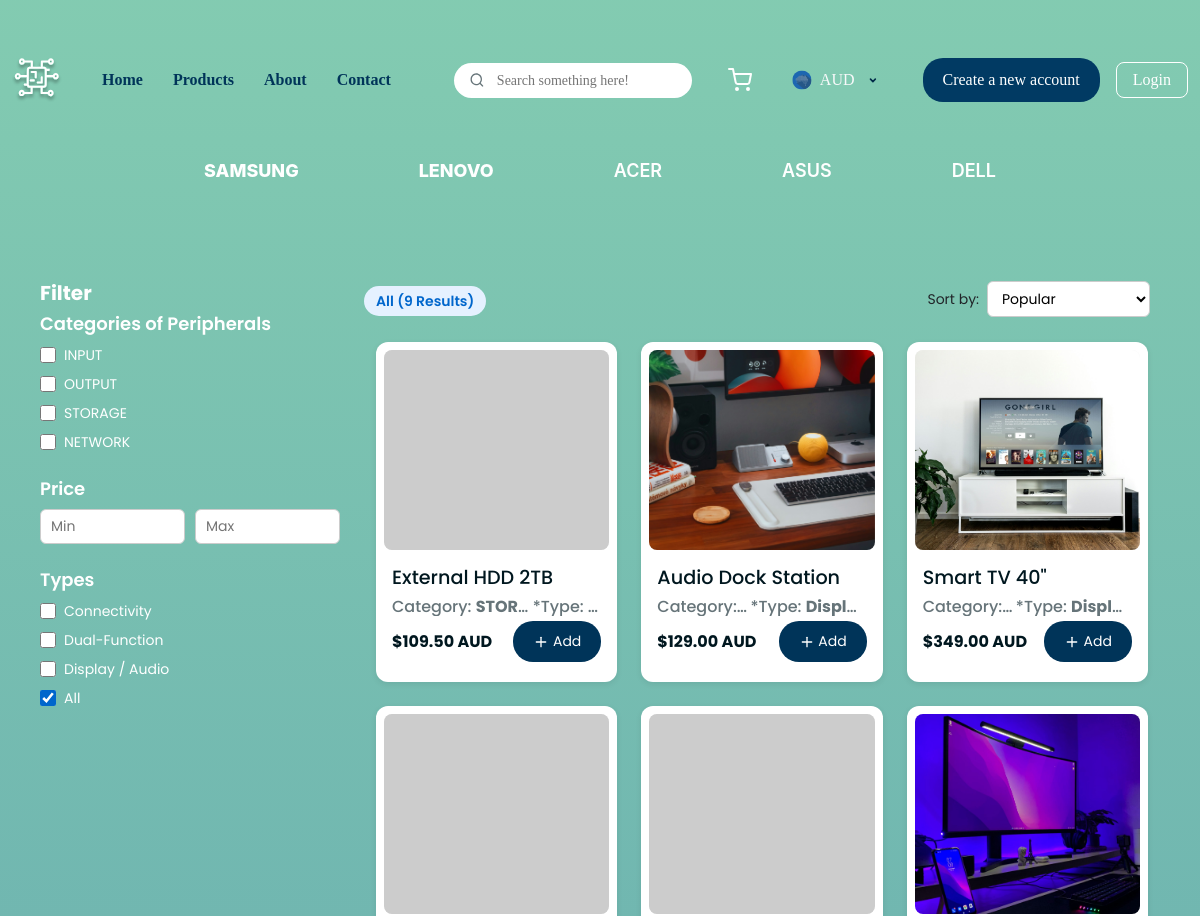
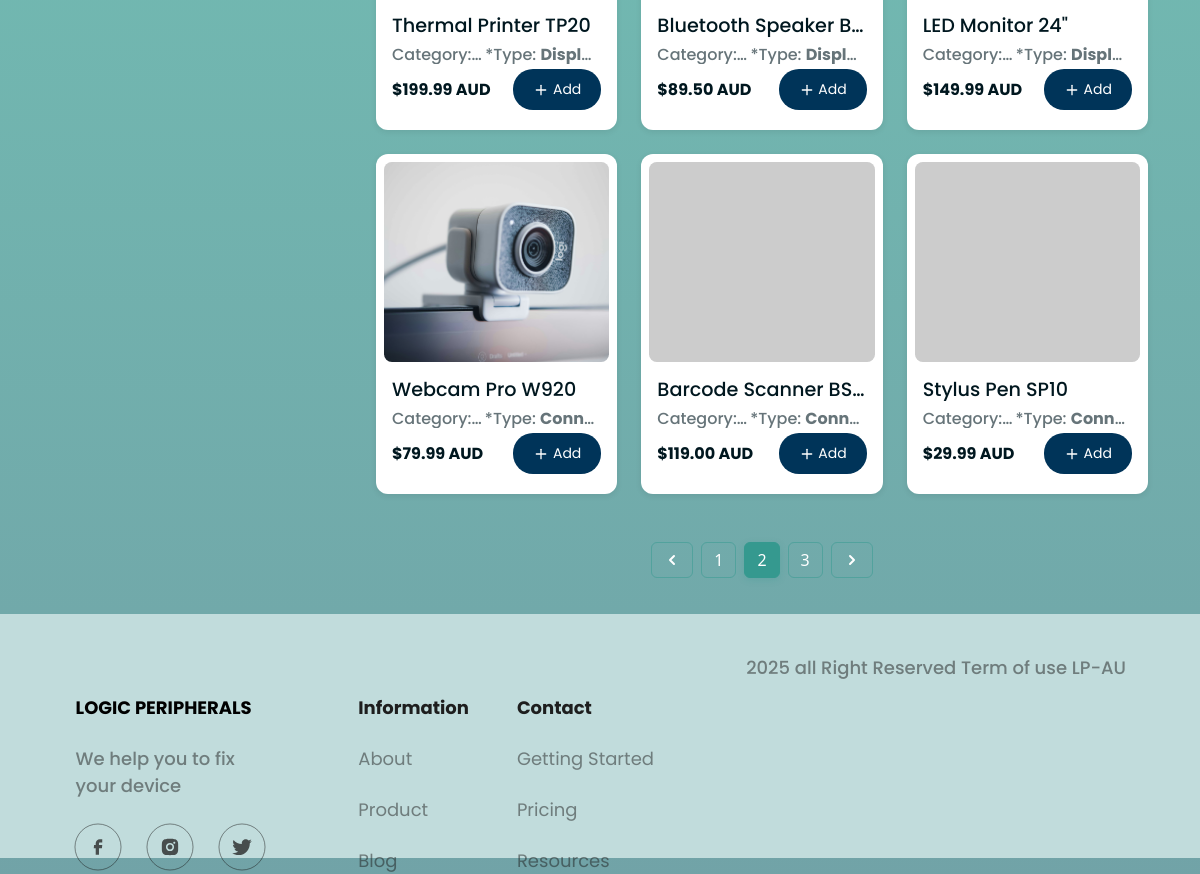
The page /products?page_num=2 on the database its author committed (2 pictures, top to bottom).
### tables this page shows
CREATE TABLE IF NOT EXISTS `lpa_category` (
  `lpa_category_ID` int NOT NULL AUTO_INCREMENT,
  `lpa_category_name` varchar(45) NOT NULL,
  `lpa_category_desc` text,
  PRIMARY KEY (`lpa_category_ID`),
  UNIQUE KEY `lpa_category_name_UNIQUE` (`lpa_category_name`)
);

CREATE TABLE IF NOT EXISTS `lpa_type` (
  `lpa_type_ID` int NOT NULL AUTO_INCREMENT,
  `lpa_type_name` varchar(45) NOT NULL,
  `lpa_type_desc` text,
  PRIMARY KEY (`lpa_type_ID`),
  UNIQUE KEY `lpa_type_name_UNIQUE` (`lpa_type_name`)
);

CREATE TABLE IF NOT EXISTS `lpa_stock` (
  `lpa_stock_ID` bigint NOT NULL,
  `lpa_stock_name` varchar(250) NOT NULL,
  `lpa_stock_slug` varchar(255) NOT NULL,
  `lpa_stock_desc` text,
  `lpa_stock_features` text NOT NULL,
  `lpa_stock_onhand` varchar(5) DEFAULT NULL,
  `lpa_stock_price` decimal(7,2) DEFAULT '0.00',
  `lpa_stock_image` longtext,
  `lpa_stock_status` char(1) DEFAULT 'P',
  `lpa_stock_publish_at` datetime DEFAULT NULL,
  `lpa_fk_category_ID` int NOT NULL,
  `lpa_fk_type_ID` int NOT NULL,
  `lpa_invitem_inv_no` varchar(20) NOT NULL,
  PRIMARY KEY (`lpa_stock_ID`),
  UNIQUE KEY `lpa_stock_slug_UNIQUE` (`lpa_stock_slug`),
  KEY `fk_lpa_stock_lpa_category_idx` (`lpa_fk_category_ID`),
  KEY `fk_lpa_stock_lpa_type1_idx` (`lpa_fk_type_ID`),
  CONSTRAINT `fk_lpa_stock_lpa_category` FOREIGN KEY (`lpa_fk_category_ID`) REFERENCES `lpa_category` (`lpa_category_ID`),
  CONSTRAINT `fk_lpa_stock_lpa_type1` FOREIGN KEY (`lpa_fk_type_ID`) REFERENCES `lpa_type` (`lpa_type_ID`)
);

### index.php (called while the page is built, shortened)
<?php
require_once 'includes/config.php';
require_once 'includes/router.php';

### includes/config.php (called while the page is built, shortened)
<?php
require_once APP_PATH . '/helpers/security.php';
function getProductImageUrl(?string $image): string
{
    if (!empty($image)) {
        $productPath = PRODUCT_IMAGE_PATH . $image;
        $testPath = PRODUCT_TEST_IMAGE_PATH . $image;
        if (file_exists($testPath)) {
            return PRODUCT_TEST_IMAGE_URL . $image;
        }
    }
    return PRODUCT_PLACEHOLDER_URL;
}

### helpers/security.php (called while the page is built, shortened)
<?php
if (!function_exists('e')) {
    function e(mixed $value): string {
        return htmlspecialchars((string)$value, ENT_QUOTES | ENT_SUBSTITUTE, 'UTF-8');
    }
}

### pages/products.php (the view, shortened to what this page needs)
<?php
require_once 'includes/config.php';
require_once 'includes/pagination.php';
$conn = Database::getConnection();
$categoryStmt = $conn->prepare( "SELECT * FROM lpa_category");
$categoryStmt->execute();
$categories = $categoryStmt->fetchAll();
$typeStmt = $conn->prepare( "SELECT * FROM lpa_type");
$typeStmt->execute();
$types = $typeStmt->fetchAll();
$pageNum = isset($_GET['page_num']) && is_numeric($_GET['page_num']) ? (int)$_GET['page_num'] : 1;
$pageSize = 9;
$offset   = ($pageNum - 1) * $pageSize;
$baseFrom =
    " FROM lpa_stock s
                 JOIN lpa_category c ON s.lpa_fk_category_ID = c.lpa_category_ID
                 JOIN lpa_type t ON s.lpa_fk_type_ID = t.lpa_type_ID";
$productQuery = "SELECT s.*, c.lpa_category_name, t.lpa_type_name" . $baseFrom;
$countQuery   = "SELECT COUNT(*)" . $baseFrom;
$params     = [];
$conditions = ["(s.lpa_stock_status IN ('P','A','D') OR (s.lpa_stock_status = 'S' AND s.lpa_stock_publish_at <= NOW()))"];
if (!empty($conditions)) {
    $where = " WHERE " . implode(" AND ", $conditions);
    $productQuery .= $where;
    $countQuery   .= $where;
}
$productQuery .= match ($_GET['sort'] ?? '') {
    'price_low_high' => " ORDER BY s.lpa_stock_price ASC",
    'price_high_low' => " ORDER BY s.lpa_stock_price DESC",
    default => " ORDER BY s.lpa_stock_ID DESC",
};
$cacheHit = false;
$products = [];
$totalPages = 0;
if (!$cacheHit) {
    $countStmt = $conn->prepare($countQuery);
    $countStmt->execute($params);
    $totalProducts = (int)$countStmt->fetchColumn();
    $totalPages    = (int)ceil($totalProducts / $pageSize);
    $productQuery .= " LIMIT $offset, $pageSize";
    $productStmt = $conn->prepare($productQuery);
    $productStmt->execute($params);
    $products = $productStmt->fetchAll();
}
function renderProducts(array $products): string {
    foreach ($products as $product):
        $slug = $product['lpa_stock_slug'] ?? (string)$product['lpa_stock_ID'];
        $status = strtoupper((string)($product['lpa_stock_status'] ?? ''));
        $isUnavailable = $status === 'D';
        $cardClasses = 'product-card clickable-card ripple-container';
        $buttonClasses = 'btn btn-sm btn-outline-primary add-to-cart-btn';
        $buttonTitle = $isUnavailable ? 'Product unavailable for purchase' : 'Add to cart';
        ?>
        <div class="col mb-4">
            <div class="<?= htmlspecialchars($cardClasses, ENT_QUOTES) ?>" data-slug="<?= htmlspecialchars($slug) ?>" data-id="<?= htmlspecialchars($product['lpa_stock_ID']) ?>" data-status="<?= htmlspecialchars($status, ENT_QUOTES) ?>">
                <img src="<?= htmlspecialchars(getProductImageUrl($product['lpa_stock_image'] ?? '') ?? '') ?>" alt="<?= ($product['lpa_stock_name'] ?? '') ?>" loading="lazy">
                <div class="product-card-description">
                    <h3 class="text-truncate"><?= htmlspecialchars($product['lpa_stock_name']) ?></h3>
                    <div class="type-category-text">
                        <p class="text-truncate">
                            Category: <strong><?= e($product['lpa_category_name']) ?></strong><br>
                        </p>
                        <p>*</p>
                        <p class="text-truncate">
                            Type: <strong><?= e($product['lpa_type_name']) ?></strong>
                        </p>
                    </div>
                        <div class="product-card-add-cart">
                        <div class="price fw-bolder" data-price-aud="<?= number_format((float)$product['lpa_stock_price'], 2, '.', '') ?>">$<?= number_format((float)$product['lpa_stock_price'], 2) ?> AUD</div>
                        <button data-product-id="<?= htmlspecialchars($product['lpa_stock_ID']); ?>"
                                onclick="addToCartBtn(event)"
                                class="<?= htmlspecialchars($buttonClasses, ENT_QUOTES) ?>"
                                <?= $isUnavailable ? 'disabled aria-disabled="true"' : '' ?>
                                title="<?= htmlspecialchars($buttonTitle) ?>">
                            <svg xmlns="http://www.w3.org/2000/svg" width="16" height="16" viewBox="0 0 24 24" fill="none" stroke="currentColor" stroke-width="2" stroke-linecap="round" stroke-linejoin="round"><line x1="12" y1="5" x2="12" y2="19"></line><line x1="5" y1="12" x2="19" y2="12"></line></svg>
                            Add
                        </button>
                    </div>
                </div>
            </div>
        </div>
    <?php endforeach;
    return ob_get_clean();
}
$productsHtml   = renderProducts($products);
$paginationHtml = renderPagination($pageNum, $totalPages, $_GET);
?>
<form method="GET" id="filter-form" action="index.php">
    <div class="categories">
        <div class="filter-panel" id="filters">
            <h2 class="filter-main-title">Filter</h2>
            <div class="filter-group">
                <h3 class="filter-title">Categories of Peripherals</h3>
                <?php foreach ($categories as $category): ?>
                    <label class="filter-option">
                        <input type="checkbox" name="category[]" value="<?= $category['lpa_category_ID'] ?>"
                            <?= (isset($_GET['category']) && in_array($category['lpa_category_ID'], $_GET['category'])) ? 'checked' : '' ?>>
                        <?= htmlspecialchars($category['lpa_category_name']) ?>
                    </label>
                <?php endforeach; ?>
            </div>
            <div class="filter-group">
                <h3 class="filter-title">Price</h3>
                <div class="price-inputs">
                    <input type="number" name="min_price" min="20" minlength="2" placeholder="Min" value="<?= $_GET['min_price'] ?? '' ?>" class="price-field">
                    <input type="number" name="max_price" min="50" maxlength="5" max="9999" placeholder="Max" value="<?= $_GET['max_price'] ?? '' ?>" class="price-field">
                </div>
            </div>
            <div class="filter-group">
                <h3 class="filter-title">Types</h3>
                <?php foreach ($types as $type): ?>
                    <?php
                        $isAll    = $type['lpa_type_ID'] == 4;
                        $userTypes = $_GET['type'] ?? [];
                        $checked = ($isAll && empty($userTypes)) || (!$isAll && in_array($type['lpa_type_ID'], $userTypes));
                    ?>
                    <label class="filter-option">
                        <input type="checkbox" name="type[]" value="<?= $type['lpa_type_ID'] ?>" <?= $checked ? 'checked' : '' ?> class="type-checkbox" data-type-id="<?= $type['lpa_type_ID'] ?>">
                        <?= htmlspecialchars($type['lpa_type_name']) ?>
                    </label>
                <?php endforeach; ?>
            </div>
        </div>
        <div class="products-container container">
            <div class="products-toolbar">
                <div class="active-filter-label">
                    <?php
                    $activeLabel = (!empty($_GET['q']) || !empty($_GET['query']))
                        ? 'Search'
                        : ((!empty($_GET['category']) || !empty($_GET['type'])) ? 'Filtered' : 'All');
                    ?>
                    <span class="filter-tag <?= ($activeLabel !== 'All') ? 'is-active' : '' ?>" id="results-label">
                      <?= $activeLabel ?> (<?= count($products) ?> Results)
                    </span>
                </div>
                <div class="sort-dropdown">
                    <label for="sort">Sort by:</label>
                    <select id="sort" name="sort">
                        <option value="popular" <?= ($_GET['sort'] ?? '') === 'popular' ? 'selected' : '' ?>>Popular</option>
                    </select>
                </div>
            </div>
            <div class="container p-0">
                <div id="products-list" class="product-grid row row-cols-1 row-cols-sm-2 row-cols-md-3 m-auto">
                    <?= $productsHtml ?>
                </div>
                <div class="mt-4" id="pagination">
                    <?= $paginationHtml ?>
                </div>
            </div>
        </div>
    </div>
</form>

### assets/css/ecomms_style_v1.css (style rules this page uses)
body { margin: 0; line-height: normal; padding: 0; font-size: 20px; background-size: cover; background: linear-gradient( 180deg, var(--gradient-start), var(--gradient-mid) 50%, var(--gradient-end) ) no-repeat fixed center center; box-sizing: border-box; position: relative; overflow-x: hidden; }
html, body { height: 100%; }
.filter-panel { width: 100%; max-width: 300px; background-color: transparent; border-radius: 12px; box-sizing: border-box; margin-bottom: 30px; font-family: "Poppins", sans-serif; position: sticky; top: 20px; align-self: flex-start; }
.filter-group { margin-bottom: 25px; }
.filter-title { font-size: 18px; margin-bottom: 10px; color: #fff; font-weight: 600; }
.filter-option { display: flex; align-items: center; gap: 8px; margin-bottom: 8px; font-size: 14px; color: #ffffff; }
.filter-option input[type="checkbox"] { width: 16px; height: 16px; accent-color: #0066cc; }
.price-inputs { display: flex; flex-direction: row; gap: 10px; flex-wrap: wrap; }
.price-field { flex: 1 1 45%; min-width: 0; padding: 6px 10px; border: 1px solid #ccc; border-radius: 6px; font-size: 14px; box-sizing: border-box; }
.filter-main-title { font-size: 20px; font-weight: 700; color: #ffffff; font-family: Poppins, sans-serif; }
.categories { display: flex; flex-direction: row; gap: 40px; align-items: flex-start; justify-content: flex-start; margin-top: 80px; padding: 20px 190px; flex-wrap: wrap; }
.products-container { flex: 1; display: flex; flex-direction: column; padding: 0; }
.products-toolbar { display: flex; justify-content: space-between; align-items: center; margin-bottom: 25px; padding-right: 10px; }
.active-filter-label { font-size: 18px; font-weight: 600; color: #0066cc; font-family: Poppins, sans-serif; }
.filter-tag { background-color: #e5f1ff; color: #0066cc; padding: 5px 12px; border-radius: 20px; font-weight: 600; font-size: 14px; }
.sort-dropdown { display: flex; align-items: center; gap: 8px; font-size: 14px; font-family: Poppins, sans-serif; }
.sort-dropdown select { padding: 6px 10px; border-radius: 6px; border: 1px solid #ccc; background-color: #fff; font-family: Poppins, sans-serif; font-size: 14px; cursor: pointer; }
.product-card { box-shadow: 0 4px 28px -2px rgba(0, 0, 0, 0.08); border-radius: 12px; background-color: #fdfdfd; display: flex; flex-direction: column; align-items: flex-start; justify-content: flex-start; padding: 8px 8px 0; gap: 8px; }
.product-card h3 { width: 100%; position: relative; font-size: 1.2rem; line-height: 24px; display: inline-block; font-family: Poppins, Verdana, serif; color: #00171f; text-align: left; }
.product-card > .product-card-description { position: relative; width: 100%; display: flex; font-size: 1rem; flex-direction: column; align-items: flex-start; justify-content: flex-start; padding: 8px 8px 20px; box-sizing: border-box; text-align: left; color: #00171f; font-family: Poppins, Verdana, serif; }
.type-category-text, .product-card-add-cart { width: 100%; display: flex; justify-content: space-between; }
.product-card-add-cart { align-items: center; }
.type-category-text > p { color: #667479; margin: 0 0 5px; }
.type-category-text:nth-child(2) { line-height: 18px; font-weight: 500; }
.product-card img { width: 100%; height: 200px; object-fit: cover; border-radius: 8px; background-color: #f5f5f5; }
.clickable-card { cursor: pointer; transition: transform 0.3s ease, box-shadow 0.3s ease; border-radius: 12px; overflow: hidden; background-color: white; box-shadow: 0 2px 6px rgba(0, 0, 0, 0.08); }
.ripple-container { position: relative; overflow: hidden; }
@media (max-width: 1200px) { .categories { padding: 20px 40px; gap: 24px; } }

### assets/css/partials/variables.css (style rules this page uses)
:root { --color-primary: #003459; --color-primary-hover: #caf0f8; --color-secondary: #013a63; --color-secondary-hover: #01497c; --gradient-start: rgba(78, 181, 144, 0.7); --gradient-mid: rgba(53, 153, 143, 0.7); --gradient-end: rgba(53, 124, 130, 0.7); --link-color: #0066cc; --success-color: #aada6f; --success-hover: #96c85d; --cta-color: #b6e67b; --cta-hover: #a3d066; --neutral-bg: rgba(217, 217, 217, 0.45); }

### assets/css/partials/utilities.css (style rules this page uses)
.btn { padding: 10px 20px; border: none; border-radius: 20px; cursor: pointer; transition: background-color 0.3s; }
.container { width: 100%; margin: 0 auto; padding: 0 1rem; }

### rows shown on the page
lpa_category: lpa_category_name "INPUT"
lpa_category: lpa_category_name "OUTPUT"
lpa_category: lpa_category_name "STORAGE"
lpa_category: lpa_category_name "NETWORK"
lpa_type: lpa_type_name "Connectivity"
lpa_type: lpa_type_name "Dual-Function"
lpa_type: lpa_type_name "Display / Audio"
lpa_type: lpa_type_ID "☑", lpa_type_name "All"
lpa_stock: lpa_stock_name "External HDD 2TB", lpa_fk_category_ID.lpa_category_name "STOR…"
lpa_stock: lpa_stock_image (picture), lpa_stock_name "Audio Dock Station", lpa_fk_type_ID.lpa_type_name "Displ…"
lpa_stock: lpa_stock_image (picture), lpa_stock_name "Smart TV 40\"", lpa_fk_type_ID.lpa_type_name "Displ…"
lpa_stock: lpa_stock_name "Thermal Printer TP20", lpa_fk_type_ID.lpa_type_name "Displ…"
lpa_stock: lpa_stock_name "Bluetooth Speaker B…", lpa_fk_type_ID.lpa_type_name "Displ…"
lpa_stock: lpa_stock_image (picture), lpa_stock_name "LED Monitor 24\"", lpa_fk_type_ID.lpa_type_name "Displ…"
lpa_stock: lpa_stock_image (picture), lpa_stock_name "Webcam Pro W920", lpa_fk_type_ID.lpa_type_name "Conn…"
lpa_stock: lpa_stock_name "Barcode Scanner BS…", lpa_fk_type_ID.lpa_type_name "Conn…"
lpa_stock: lpa_stock_name "Stylus Pen SP10", lpa_fk_type_ID.lpa_type_name "Conn…"

### other values the page prints
$activeLabel "All"
count($products) "9"
